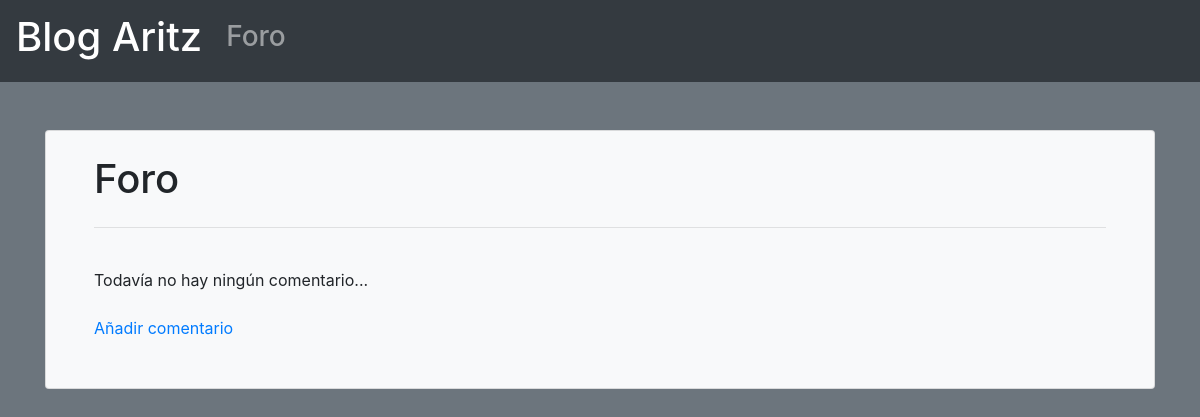
The app's page /forum, older data.
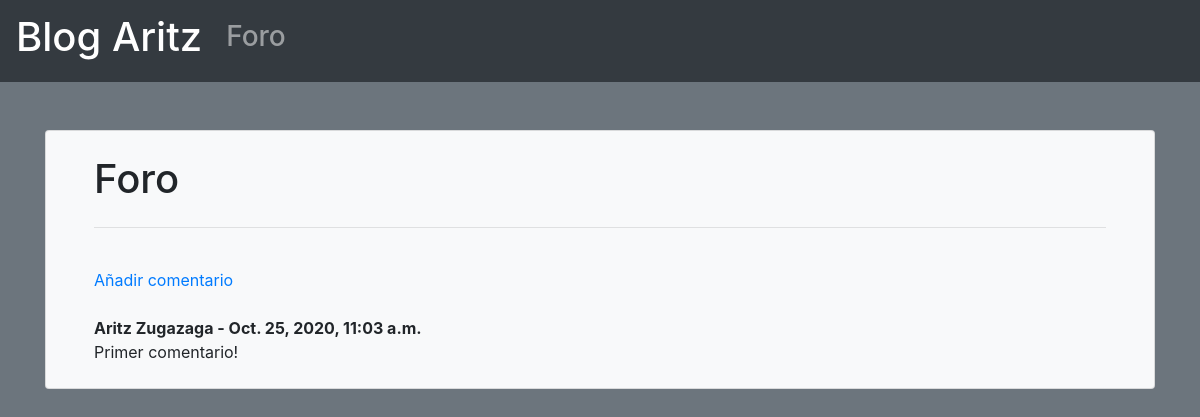
The same page, newer data.
### App/models.py (models this page shows, shortened)
class ForumComment(models.Model):
    name = models.CharField(max_length=255)
    body = models.TextField()
    date = models.DateTimeField(auto_now_add=True)

### App/views.py (the view)
# urls.py: path('forum', forum, name = 'forum'),
def forum(request):
    forumComments = ForumComment.objects.all()
    context = {'forum_comments' : forumComments}
    return render(request, "forum.html", context)

### templates/forum.html (shortened to what this page needs)
{% extends 'base.html' %}
{% block content%}
    <br></br>
    <div class="card bg-light">
        <div class="card bg-light mx-5 border-0">
                <br>
                <h1>Foro</h1>
                <hr>
                {% if not forum_comments %}
                    Todavía no hay ningún comentario...
                    <br></br>
                    <a href="{% url 'add_forum_comment' %}">Añadir comentario</a>
                    <br></br>
                {% else %}
                    <a href="{% url 'add_forum_comment' %}">Añadir comentario</a>
                    {% for forum_comment in forum_comments %}
                        <strong>
                            {{ forum_comment.name }} -
                            {{ forum_comment.date }}
                    </strong>
                    {{ forum_comment.body }}
                    <br></br>
                {% endfor %}
            {% endif %}
        </div>
    </div>
{% endblock %}

### templates/base.html (shortened to what this page needs)
<html>
    <head>
        <link rel="stylesheet" href="https://stackpath.bootstrapcdn.com/bootstrap/4.1.3/css/\bootstrap.min.css"
>
    </head>
    <body class="bg-secondary">
        <div id="main-content" class="bg-secondary">
            <nav class="navbar navbar-expand-lg navbar-dark bg-dark">
                <a class="navbar-brand" href="/"> <h1>Blog Aritz</h1> </a>
                <div class="collapse navbar-collapse" id="navbarSupportedContent">
                  <ul class="navbar-nav mr-auto">
                    <li class="nav-item">
                      <a class="nav-link" href="/forum"> <h3>Foro</h3></a>
                    </li>
                  </ul>
                </div>
              </nav>
            <div id="post-section" class="container">
                {% block content %}
                {% endblock %}
            </div>
          </div>
    </body>
</html>

Row changes from the older to the newer data that the page shows:
added ForumComment: name "Aritz Zugazaga", date "Oct. 25, 2020, 11:03 a.m.", body "Primer comentario!"
Text that changed along with them:
text no longer shown: "Todavía no hay ningún comentario..."
